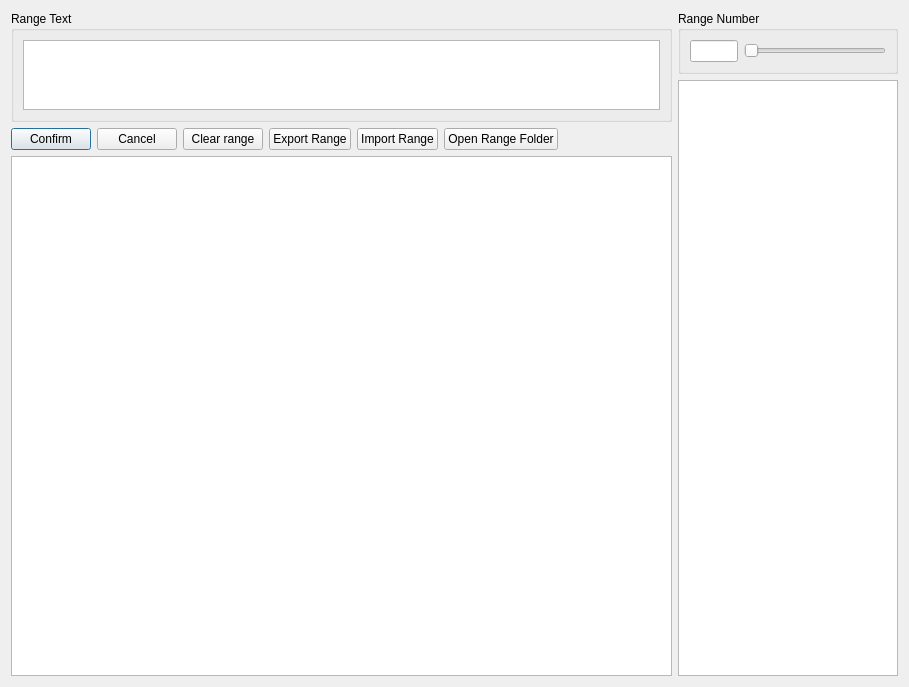
<?xml version="1.0" encoding="UTF-8"?>
<ui version="4.0">
 <class>RangeSelector</class>
 <widget class="QDialog" name="RangeSelector">
  <property name="geometry">
   <rect>
    <x>0</x>
    <y>0</y>
    <width>909</width>
    <height>687</height>
   </rect>
  </property>
  <property name="windowTitle">
   <string>Dialog</string>
  </property>
  <layout class="QHBoxLayout" name="horizontalLayout" stretch="3,1">
   <item>
    <layout class="QVBoxLayout" name="verticalLayout" stretch="2,0,10">
     <item>
      <widget class="QGroupBox" name="groupBox">
       <property name="title">
        <string>Range Text</string>
       </property>
       <layout class="QVBoxLayout" name="verticalLayout_3">
        <item>
         <widget class="DropTextEdit" name="textEdit"/>
        </item>
       </layout>
      </widget>
     </item>
     <item>
      <layout class="QHBoxLayout" name="horizontalLayout_2">
       <item>
        <widget class="QPushButton" name="confirmButtom">
         <property name="text">
          <string>Confirm</string>
         </property>
        </widget>
       </item>
       <item>
        <widget class="QPushButton" name="cancelButton">
         <property name="text">
          <string>Cancel</string>
         </property>
        </widget>
       </item>
       <item>
        <widget class="QPushButton" name="clearRangeButtom">
         <property name="text">
          <string>Clear range</string>
         </property>
        </widget>
       </item>
       <item>
        <widget class="QPushButton" name="exportRangeButton">
         <property name="text">
          <string>Export Range</string>
         </property>
        </widget>
       </item>
       <item>
        <widget class="QPushButton" name="importRangeButton">
         <property name="text">
          <string>Import Range</string>
         </property>
        </widget>
       </item>
       <item>
        <widget class="QPushButton" name="openRangeFolderButton">
         <property name="text">
          <string>Open Range Folder</string>
         </property>
        </widget>
       </item>
       <item>
        <spacer name="horizontalSpacer">
         <property name="orientation">
          <enum>Qt::Horizontal</enum>
         </property>
         <property name="sizeHint" stdset="0">
          <size>
           <width>40</width>
           <height>20</height>
          </size>
         </property>
        </spacer>
       </item>
      </layout>
     </item>
     <item>
      <widget class="HtmlTableRangeView" name="rangeTableView">
       <attribute name="horizontalHeaderVisible">
        <bool>false</bool>
       </attribute>
       <attribute name="verticalHeaderVisible">
        <bool>false</bool>
       </attribute>
      </widget>
     </item>
    </layout>
   </item>
   <item>
    <layout class="QVBoxLayout" name="verticalLayout_2" stretch="0,0">
     <item>
      <widget class="QGroupBox" name="rangeNumberBox">
       <property name="title">
        <string>Range Number</string>
       </property>
       <layout class="QHBoxLayout" name="horizontalLayout_3" stretch="1,3">
        <item>
         <widget class="QLineEdit" name="rangeNumberEdit"/>
        </item>
        <item>
         <widget class="QSlider" name="rangeNumberSlider">
          <property name="orientation">
           <enum>Qt::Horizontal</enum>
          </property>
         </widget>
        </item>
       </layout>
      </widget>
     </item>
     <item>
      <widget class="QTreeView" name="rangeFilesTreeView">
       <attribute name="headerVisible">
        <bool>false</bool>
       </attribute>
      </widget>
     </item>
    </layout>
   </item>
  </layout>
 </widget>
 <customwidgets>
  <customwidget>
   <class>DropTextEdit</class>
   <extends>QTextEdit</extends>
   <header>include/ui/droptextedit.h</header>
  </customwidget>
  <customwidget>
   <class>HtmlTableRangeView</class>
   <extends>QTableView</extends>
   <header>include/ui/htmltablerangeview.h</header>
  </customwidget>
 </customwidgets>
 <resources/>
 <connections/>
</ui>
